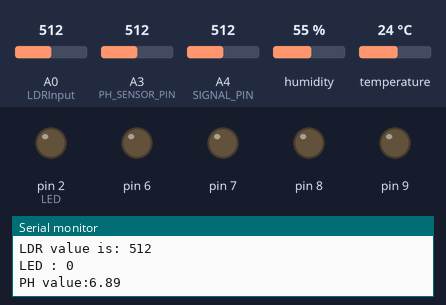
Simulated run of this program. Board: Arduino Uno, built with avr-gcc and run on an emulated ATmega328P. Shown: output pins drawn as LEDs (lit = HIGH), the last lines printed to the serial monitor. Inputs (shaded band) come from the test bench; at power-on: temperature 24 °C, A0 (LDRInput) = 512, A3 (PH_SENSOR_PIN) = 512, A4 (SIGNAL_PIN) = 512, humidity 55 %. Pins used as bus, display or sensor lines are not drawn.

Above: at 1.2 s.
1.3 s: temperature set to 27 °C
11.6 s: temperature set to 30 °C
At 21.3 s:
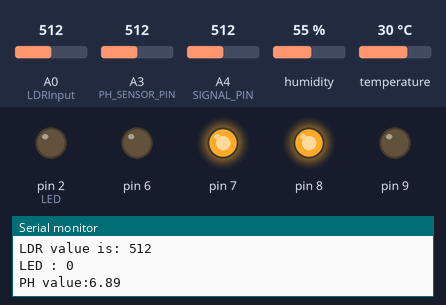
22.3 s: A0 (LDRInput) set to 318
32.3 s: A0 (LDRInput) set to 291
At 42.4 s:
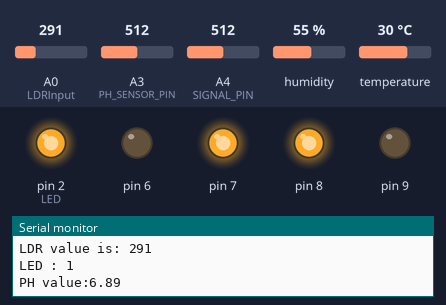
43.0 s: temperature set to 12 °C
At 52.9 s:
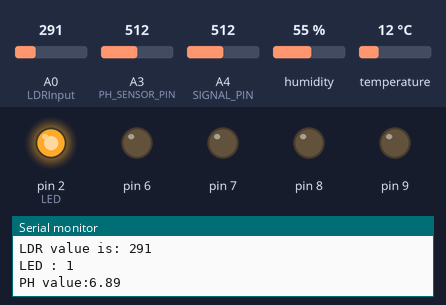
53.4 s: temperature set to 33 °C
At 63.5 s:
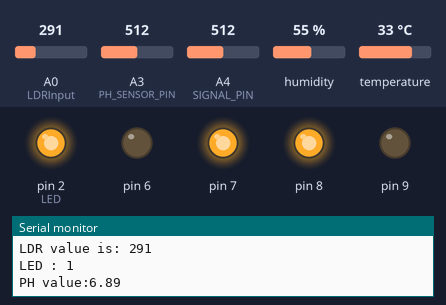
Timing chart, 0 to 64.8 s (numbered marks = the images above; inputs shaded):
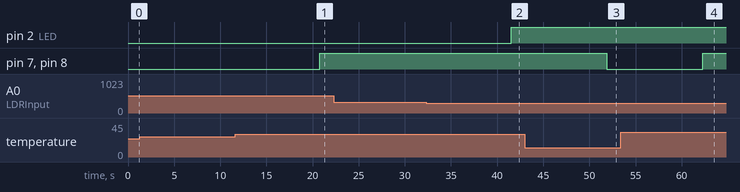

The program:

main.cpp
```cpp
  #include <sensors/KY015_Sensor.h>
  #include <sensors/FanControl.h>
  #include <sensors/WaterLevelSensor.h>
  #include <sensors/PHSensor.h>
  #include <time.h>
  ////PINS
  #define POWER_PIN  3  // water
  #define SIGNAL_PIN A4 // water
  #define SENSOR_MIN 0 // water
  #define SENSOR_MAX 740  // water

  const int LDRInput = A0; //Set Analog Input A0 for LDR.
  const int PH_SENSOR_PIN = A3;
  const int LED = 2;
  const int WATER_SENSOR_PIN = A5;

  //// some variables
  float PH_CALIBRATION_VALUE = 21.34 - 0.7;

  int value = 0; // variable to store the water sensor value
  int level = 0; // variable to store the water level

  // Set the hours of operation for the relay
  const int ON_HOUR = 6; // set the on hour
  const int OFF_HOUR = 22; // set the off hour

  ////// objects
  KY015_Sensor ky015Sensor(10);
  FanControl fanControl(9, 8, 7, 6);
  WaterLevelSensor waterLevelSensor(WATER_SENSOR_PIN);
  PHSensor phSensor(PH_SENSOR_PIN, PH_CALIBRATION_VALUE);
  ///////


  void setup() {
    Serial.begin(9600);
    fanControl.begin();
    pinMode(LDRInput, INPUT);
    pinMode(LED, OUTPUT);
    pinMode(POWER_PIN, OUTPUT);   // configure D7 pin as an OUTPUT WATER SENSOR
   digitalWrite(POWER_PIN, LOW); // turn the sensor OFF WATER SENSOR


  }

  void loop() {

    ///// TEMP and Humidity
    float temperature = ky015Sensor.getTemperature();
    float humidity = ky015Sensor.getHumidity();


    ///////////////////////////////// LDR + RELAY FOR LEDS


  ////////////////////////////////PH SENSOR


  /////////////////////WATER SENSOR
  digitalWrite(POWER_PIN, HIGH);   // turn the sensor ON
  delay(10);                       // wait 10 milliseconds
  value = analogRead(SIGNAL_PIN);  // read the analog value from sensor
  digitalWrite(POWER_PIN, LOW);    // turn the sensor OFF


  ///////////////////////////////////////////////


  Serial.print("Temperature: ");
  Serial.println(temperature);
  Serial.print("Humidity: ");
  Serial.println(humidity);
  fanControl.update(temperature);

  int waterLevel = map(value, SENSOR_MIN, SENSOR_MAX, 0, 100); // map the value to a percentage (0-100)
  Serial.print("Water level : ");
  Serial.println(waterLevel);

    if (true) {
      int value = analogRead(LDRInput); //Reads the Value of LDR(light).
      if (value >= 0 && value <= 1023)
      {
        Serial.print("LDR value is: ");
        Serial.println(value);
        if (value < 300) {
          digitalWrite(LED, HIGH); //The LED turns ON in Dark.
          Serial.println("LED : 1");
        } else {
          digitalWrite(LED, LOW); //The LED turns OFF in Light.
          Serial.println("LED : 0");
        }
      }
    } else {
      digitalWrite(LED, LOW); //The LED turns OFF when it's not between on hour and off hour.
    }
     Serial.print("PH value:");
  Serial.println(phSensor.getPHValue());


    delay(10000); // wait 30 secs
  }
```

FanControl.cpp
```cpp
#include "FanControl.h"
#include <Arduino.h>

FanControl::FanControl(int ina1, int inb1, int ina2, int inb2)
  : INA1(ina1), INB1(inb1), INA2(ina2), INB2(inb2)
{}

void FanControl::begin() {
  pinMode(INA1, OUTPUT);
  pinMode(INB1, OUTPUT);
  pinMode(INA2, OUTPUT);
  pinMode(INB2, OUTPUT);
}

void FanControl::update(float temperature) {
  if (temperature > 28) {
    digitalWrite(INA1, LOW);
    digitalWrite(INB1, HIGH);
    digitalWrite(INA2, HIGH);
    digitalWrite(INB2, LOW);
    Serial.println("Fans : 1");
  } else {
    digitalWrite(INA1, LOW);
    digitalWrite(INB1, LOW);
    digitalWrite(INA2, LOW);
    digitalWrite(INB2, LOW);
    Serial.println("Fans : 0");
  }
}
```

FanControl.h
```cpp
#ifndef FANCONTROL_H
#define FANCONTROL_H

class FanControl {
  private:
    const int INA1, INB1, INA2, INB2;

  public:
    FanControl(int ina1, int inb1, int ina2, int inb2);
    void begin();
    void update(float temperature);
};

#endif
```

KY015_Sensor.cpp
```cpp
#include "KY015_Sensor.h"

KY015_Sensor::KY015_Sensor(uint8_t pin) {
  dht = new DHT(pin, DHT11);
  _pin = pin;
  dht->begin();
  isErrorFlag = false;
}

float KY015_Sensor::getTemperature() {
  float temperature = dht->readTemperature();
  if (isnan(temperature)) {
    isErrorFlag = true;
  } else {
    isErrorFlag = false;
  }
  return temperature;
}

float KY015_Sensor::getHumidity() {
  float humidity = dht->readHumidity();
  if (isnan(humidity)) {
    isErrorFlag = true;
  } else {
    isErrorFlag = false;
  }
  return humidity;
}

bool KY015_Sensor::isError() {
  return isErrorFlag;
}
```

KY015_Sensor.h
```cpp
#ifndef KY015_SENSOR_H
#define KY015_SENSOR_H

#include <Arduino.h>
#include <DHT.h>

class KY015_Sensor {
  public:
    KY015_Sensor(uint8_t pin);
    float getTemperature();
    float getHumidity();
    bool isError();
  private:
    DHT* dht;
    uint8_t _pin;
    bool isErrorFlag;
};

#endif
```

PHSensor.cpp
```cpp
#include "PHSensor.h"

PHSensor::PHSensor(int sensorPin, float calibrationValue) {
  _sensorPin = sensorPin;
  _calibrationValue = calibrationValue;
}

float PHSensor::getPHValue() {
  int buffer_arr[10],temp;
  unsigned long int avgval;
  float ph_act;

  for(int i=0;i<10;i++) {
    buffer_arr[i] = analogRead(_sensorPin);
    delay(30);
  }

  for(int i=0;i<9;i++) {
    for(int j=i+1;j<10;j++) {
      if(buffer_arr[i] > buffer_arr[j]) {
        temp = buffer_arr[i];
        buffer_arr[i] = buffer_arr[j];
        buffer_arr[j] = temp;
      }
    }
  }

  avgval = 0;
  for(int i=2;i<8;i++)
    avgval += buffer_arr[i];

  float volt = (float)avgval * 5.0 / 1024 / 6;
  ph_act = -5.5 * volt + _calibrationValue;
  if(ph_act>12 || ph_act<1 ) return 0;
  return ph_act;
}
```

PHSensor.h
```cpp
#ifndef PHSENSOR_H
#define PHSENSOR_H

#include <Arduino.h>

class PHSensor {
public:
  PHSensor(int sensorPin, float calibrationValue);
  float getPHValue();

private:
  int _sensorPin;
  float _calibrationValue;
};

#endif
```

WaterLevelSensor.cpp
```cpp
#include "WaterLevelSensor.h"

WaterLevelSensor::WaterLevelSensor(int analogPin) : _analogPin(analogPin) {
  pinMode(_analogPin, INPUT);
  _sensorValue = 0;
  _error = false;
  _currentLevel = 0.0;
}

void WaterLevelSensor::begin() {
  pinMode(_analogPin, INPUT);
}

void WaterLevelSensor::update() {
  _sensorValue = analogRead(_analogPin);
  if (_sensorValue == 0 || _sensorValue == 1023) {
    _error = true;
  } else {
    _error = false;
    _currentLevel = map(_sensorValue, 0, 1023, 0, 65);
  }
}

bool WaterLevelSensor::isError() {
  return _error;
}

void WaterLevelSensor::getCurrentLevel() {

  if (_sensorValue >= 480 && _sensorValue < 530) {
  Serial.println("Water level: 11%");
} else if (_sensorValue >= 530 && _sensorValue < 615) {
  Serial.println("Water level: 22%");
} else if (_sensorValue >= 615 && _sensorValue < 660) {
  Serial.println("Water level: 33%");
} else if (_sensorValue >= 660 && _sensorValue < 680) {
  Serial.println("Water level: 44%");
} else if (_sensorValue >= 680 && _sensorValue < 690) {
  Serial.println("Water level: 55%");
} else if (_sensorValue >= 690 && _sensorValue < 700) {
  Serial.println("Water level: 66%");
} else if (_sensorValue >= 700 && _sensorValue < 705) {
  Serial.println("Water level: 77%");
} else if (_sensorValue >= 705 && _sensorValue < 710) {
  Serial.println("Water level: 88%");
} else if (_sensorValue >= 710) {
  Serial.println("Water level: 99%");
} else {
  Serial.println("Water level: 0%");
}
}
```

WaterLevelSensor.h
```cpp
#ifndef WaterLevelSensor_h
#define WaterLevelSensor_h

#include <Arduino.h>

class WaterLevelSensor {
  public:
    WaterLevelSensor(int analogPin);
    void begin();
    void update();
    bool isError();
    void getCurrentLevel();

  private:
    int _analogPin;
    int _sensorValue;
    bool _error;
    float _currentLevel;
};

#endif
```

Measured:
- the behaviour switches between 28 and 29 °C on temperature (found by bisection; images 0 and 1)
- the behaviour switches between 300 and 299 on A0 (LDRInput) (found by bisection; images 1 and 2)
- after the input at 11.6 s, pin 7, pin 8: LOW → HIGH after 9.2 s
- after the input at 32.3 s, pin 2 (LED): LOW → HIGH after 9.2 s
- after the input at 43.0 s, pin 7, pin 8: HIGH → LOW after 8.9 s
- after the input at 53.4 s, pin 7, pin 8: LOW → HIGH after 8.9 s
